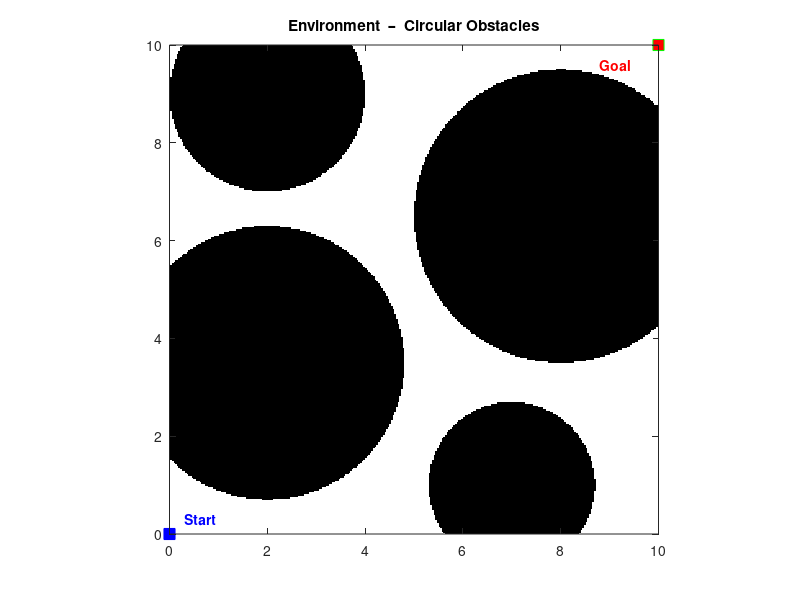

MATLAB code to generate this figure:
%% environment2.m  --  Multiple Circular Obstacles Map
% -------------------------------------------------------------------------
% 1) Domain and grid definition
% -------------------------------------------------------------------------

nx = 300; ny = 300;
xrange = [0, 10]; yrange = [0, 10];

xvec = linspace(xrange(1), xrange(2), nx);
yvec = linspace(yrange(1), yrange(2), ny);
[XX, YY] = meshgrid(xvec, yvec);

obsMap = zeros(ny, nx);           % 0 = free, 1 = obstacle

% -------------------------------------------------------------------------
% 2) Define circular obstacles  [cx, cy, r]
% -------------------------------------------------------------------------
obstacles = [
    2, 3.5, 2.8;
    7, 1.0, 1.7;
    8, 6.5, 3.0;
    2, 9.0, 2.0
];

for k = 1:size(obstacles,1)
    cx = obstacles(k,1); cy = obstacles(k,2); r = obstacles(k,3);
    mask = (XX-cx).^2 + (YY-cy).^2 <= r^2;
    obsMap(mask) = 1;
end

% -------------------------------------------------------------------------
% 3) Start / Goal positions
% -------------------------------------------------------------------------
startPos = [0, 0];
goalPos  = [10, 10];

% -------------------------------------------------------------------------
% 4) Visualization
% -------------------------------------------------------------------------
figure('Color','w');
imagesc(xvec, yvec, obsMap);
colormap([1 1 1; 0 0 0]); caxis([0 1]);
set(gca,'YDir','normal'); axis equal tight; hold on;
title('Environment  –  Circular Obstacles');

plot(startPos(1), startPos(2), 'bs', 'MarkerFaceColor','b', 'MarkerSize',8);
plot(goalPos(1),  goalPos(2),  'gs', 'MarkerFaceColor','r', 'MarkerSize',8);

text(startPos(1)+0.3, startPos(2)+0.3, 'Start', 'Color','b', 'FontWeight','bold');
text(goalPos(1)-1.2, goalPos(2)-0.4, 'Goal',  'Color','r', 'FontWeight','bold');

xlim(xrange); ylim(yrange);
